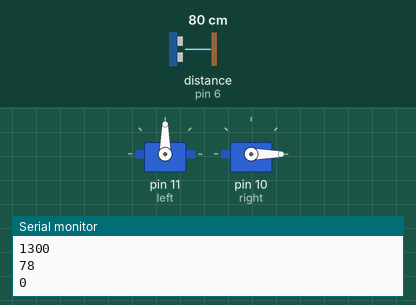
The sketch below on a simulated Arduino Uno, built with avr-gcc and run on an emulated ATmega328P. On the bench: 2 × servo, the last lines printed to the serial monitor. Wiring (inferred from the names in the program): ultrasonic range finder: trigger pin 7; echo pin 6. The inputs (shaded band) are chosen by the test bench; at power-on: distance to the obstacle (sensor on pin 6) 80 cm. The echo pulse lasts 58.3 µs per cm.

Above: at 1.2 s.
1.3 s: distance to the obstacle (sensor on pin 6) set to 23 cm
3.1 s: distance to the obstacle (sensor on pin 6) set to 18 cm
At 4.72 s:
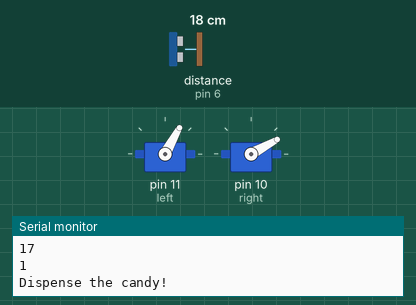
At 5.18 s:
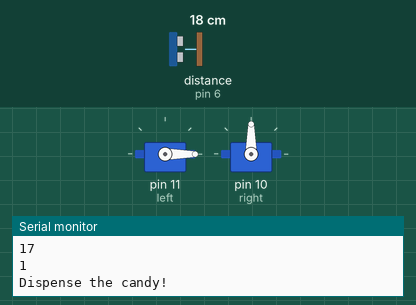
Timing chart, 0 to 7.2 s (numbered marks = the images above; inputs shaded):
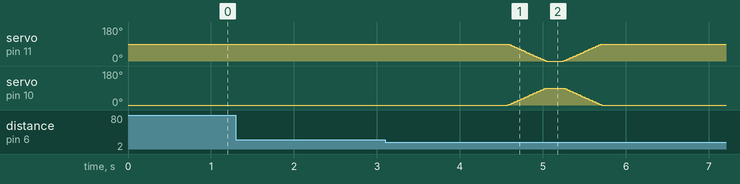

The sketch:

Halloween2021.ino
```cpp
#include <Servo.h>
#include <IRremote.h>

int IRpin = 5;
IRrecv IR(IRpin);
decode_results cmd;

int trigPin = 7;
int echoPin = 6;
long duration;
int distance;
int threshold = 20; //20ish? Do some tests.
int counter = 0;
bool justDispensed = false;


Servo left;
Servo right;

int servoOpen = 200;
int servoSpeed = 5;
int totalDelay = servoOpen * 2 + servoSpeed * 180;

void setup() {
  // put your setup code here, to run once:
  Serial.begin(9600);
  IR.enableIRIn();

  left.attach(11);
  right.attach(10);

  left.write(90);
  right.write(0);

  pinMode(trigPin, OUTPUT);
  pinMode(echoPin, INPUT);

  Serial.println(totalDelay);

}

void loop() {
  digitalWrite(trigPin, LOW);
  delayMicroseconds(2);
  digitalWrite(trigPin, HIGH);
  delayMicroseconds(10);
  digitalWrite(trigPin, LOW);

  duration = pulseIn(echoPin, HIGH);
  distance = duration * 0.034 / 2;
  Serial.println(distance);
  Serial.println(counter);

  if (distance < threshold) {
    counter += 1;
    delay(totalDelay / 4);
  } else {
    if (justDispensed) {
      counter = -1;
    } else if (counter < 0) {
      counter += 1;
    } else {
      counter = 0;
    }

    if (IR.decode(&cmd) != 0) {
      readRemote();
    } else {
      for (int i = 0; i < 20; i += 1)
      {
        delay(totalDelay / 20);
        if (IR.decode(&cmd) != 0) {
          readRemote();
          break;
        }
      }
    }
  }

  if (counter == 2) {
    dispense();
    justDispensed = true;
  } else if (counter < 2) {
    justDispensed = false;
  }


}

int readRemote() {
  if (cmd.value == 0xFF02fd) {
    dispense();
  }
  else {
    delay(totalDelay);
  }

  IR.resume();
}

int dispense() {
  Serial.println("Dispense the candy!");
  for (int pos = 0; pos < 91; pos += 1)
  {
    left.write(90 - pos);
    right.write(pos);
    delay(servoSpeed);
  }

  delay(servoOpen);

  for (int pos = 0; pos < 91; pos += 1)
  {
    left.write(pos);
    right.write(90 - pos);
    delay(servoSpeed);
  }

  delay(servoOpen);
}
```

Measured:
- the behaviour switches between 21 and 20 cm on distance to the obstacle (sensor on pin 6) (found by bisection; images 0 and 1)
- after the input at 3.1 s, servo on pin 10 (right): rises from 0° to 90° in 0.46 s, then falls to 0° in 0.67 s
